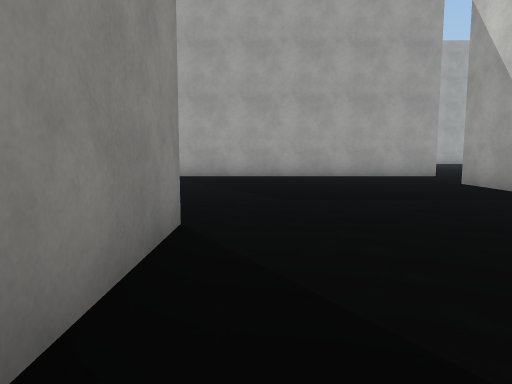
[1] (above)

24 first-person views from a walk through a Unity game level. The camera is 1.3 m above the floor, tilts 6° down and sees 70° across. The floor is counted in squares, 2 m on a side. Each view is taken from the middle of a square. On the plan, view 1 faces up. The plan holds only what a view shows up to about 11 squares ahead; the rest is blank. The place goes on beyond the plan. Surface patterns are stand-ins for the level's own textures.

[2]
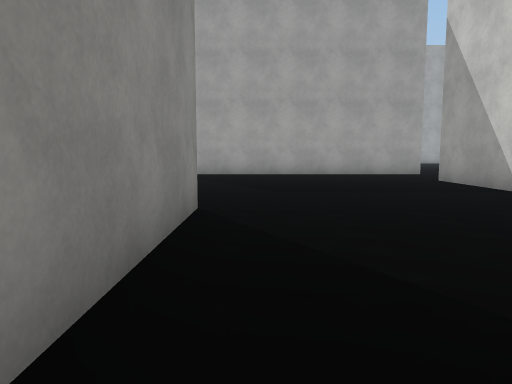

[3]
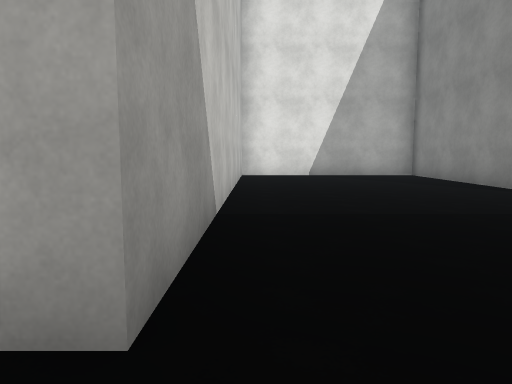

[4]
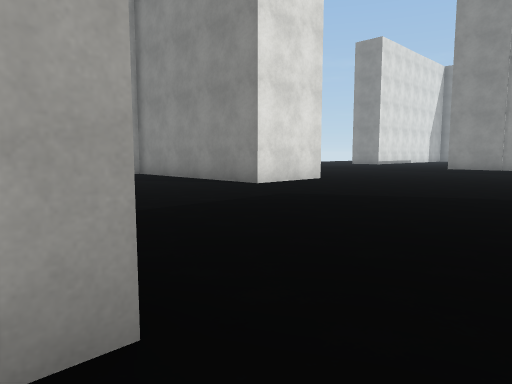

[5]
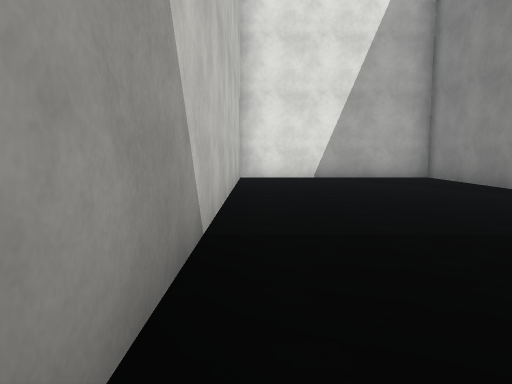

[6]
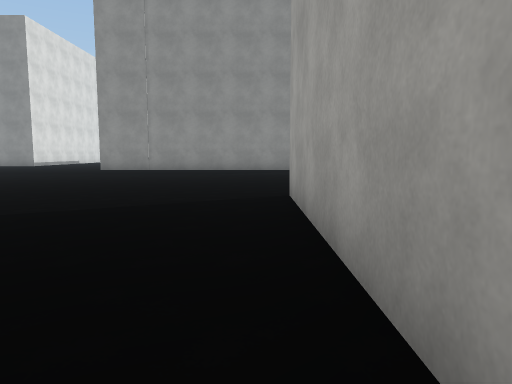

[7]
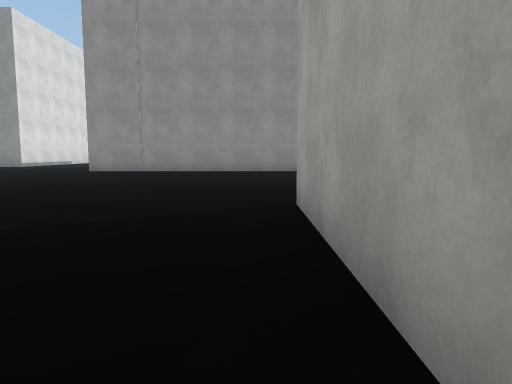

[8]
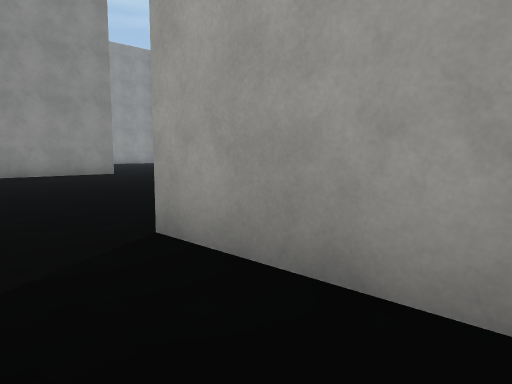

[9]
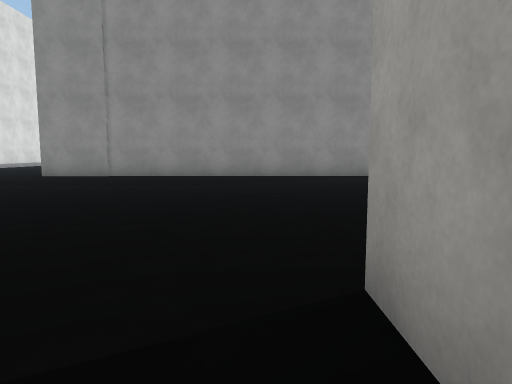

[10]
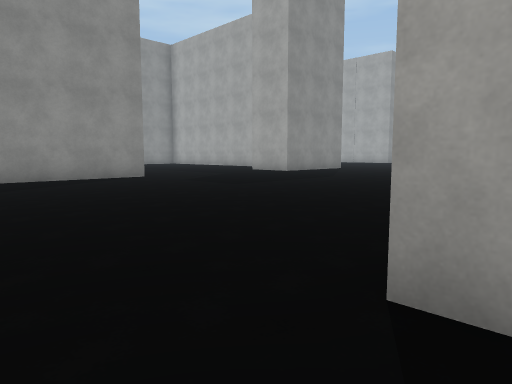

[11]
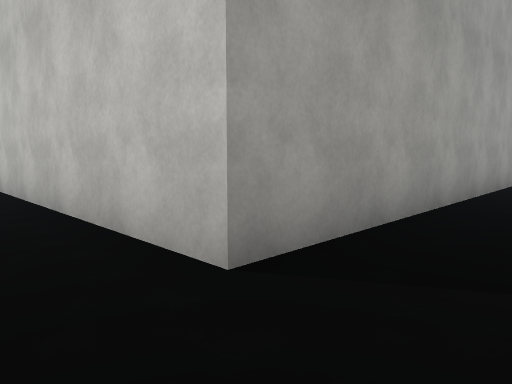

[12]
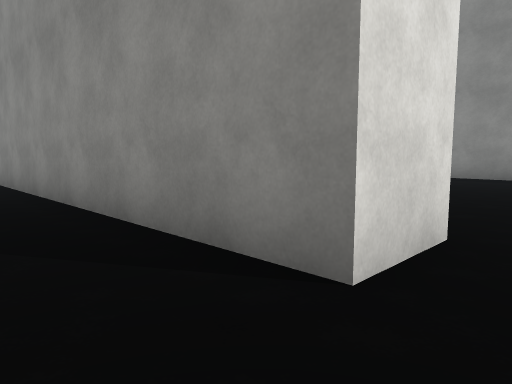

[13]
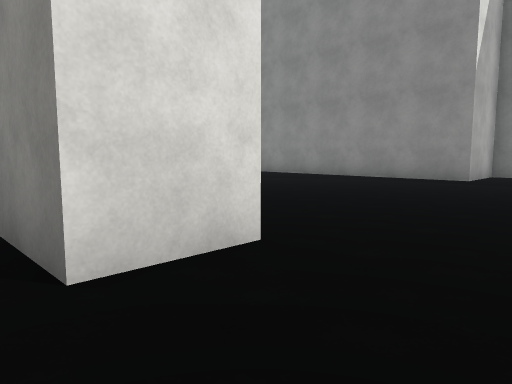

[14]
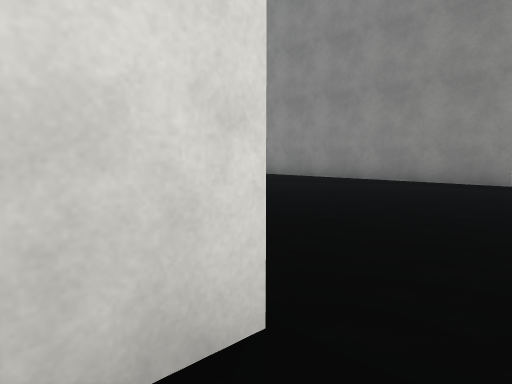

[15]
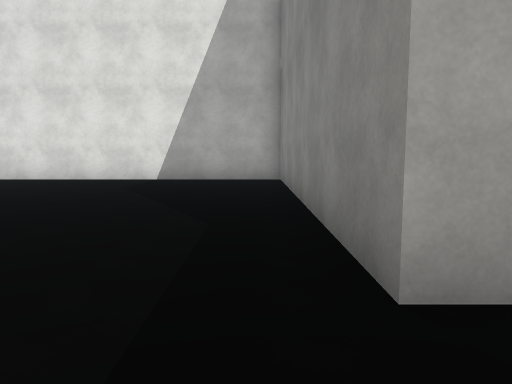

[16]
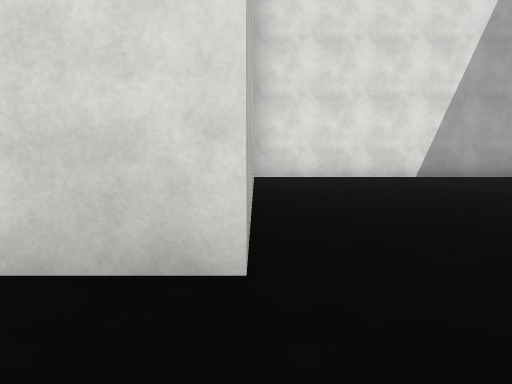

[17]
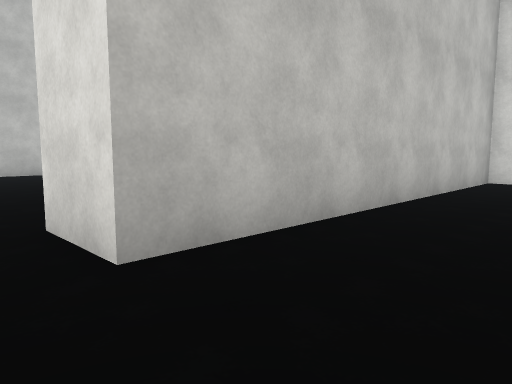

[18]
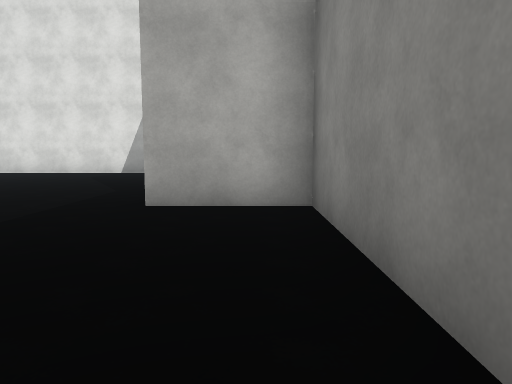

[19]
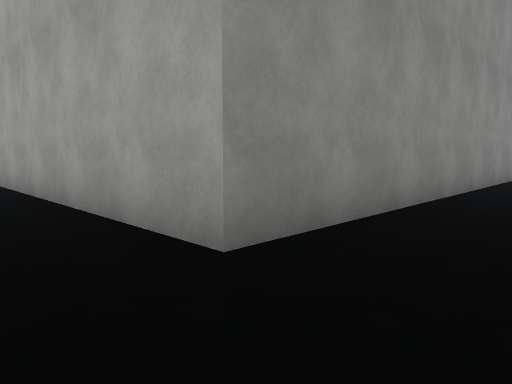

[20]
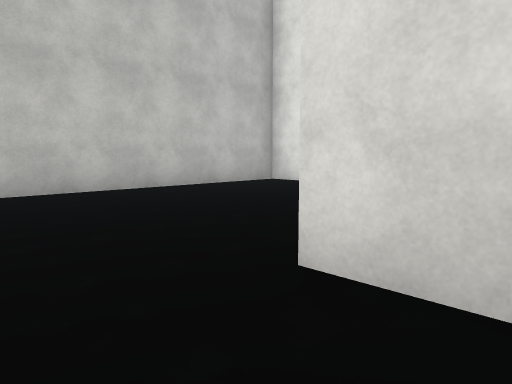

[21]
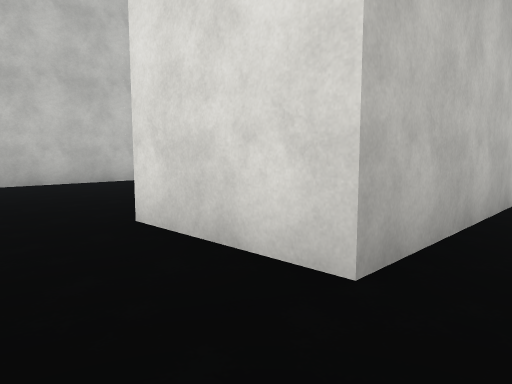

[22]
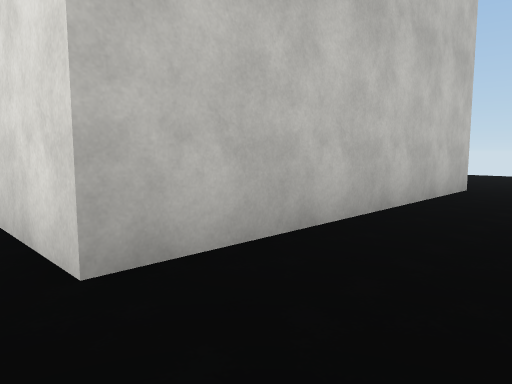

[23]
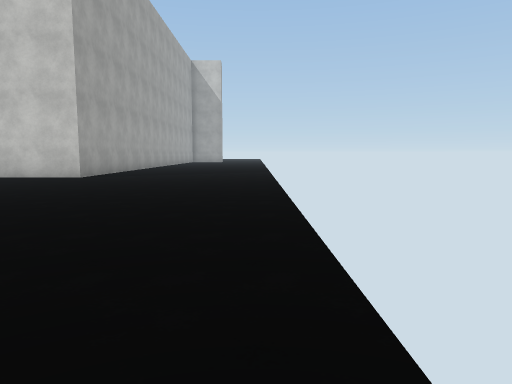

[24]
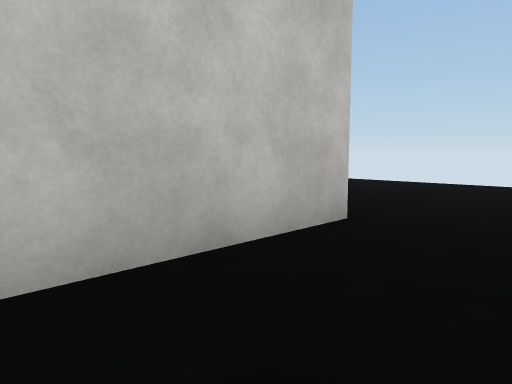

### Floor plan
Points are (right, up) in squares from view 1. A wall is a line through its corners. A room is listed if a view was taken in it or the views show most of it. See-through windows are left out.
Room 1 (views 1, 2, 3, 5, 6, 7, 8, 9, 10, 11, 12, 13, 14, 15, 16, 17, 18, 20, 21, 22, 23, 24)
walls: (-1.9, -3.2) (-3.1, -3.2) (-3.1, 3.4) (-0.7, 3.4) (-0.7, -2) (4.4, -2) (4.4, 7.9); (5.2, 10.5) (-2.7, 10.5) (-2.7, 16.4); (-22.7, 17.1) (-22.7, 13.5) (-20.6, 13.5) (-20.6, 5.8) (-13, 5.8) (-13, 14.1) (-11.6, 14.1) (-11.6, 3.8)
ways out: opening at (4, 9) to room 2
Room 2 (views 4, 19)
walls: (4.4, 7.9) (4.9, 7.9); (5.2, 18.5) (5.2, 10.5)
ways out: opening at (4, 9) to room 1

Positions as (right, up) in squares from view 1, and headings:
1: (0, 0), facing up
2: (0, -1), facing up
3: (4, 9), facing down
4: (5, 9), facing down-left
5: (4, 8), facing down
6: (3, 10), facing left
7: (2, 10), facing left
8: (0, 9), facing up-left
9: (-1, 10), facing left
10: (-2, 9), facing up-left
11: (-4, 9), facing up-right
12: (-10, 15), facing down-left
13: (-11, 16), facing down-left
14: (-12, 15), facing down-left
15: (-20, 15), facing down
16: (-13, 16), facing down
17: (-15, 15), facing down-right
18: (-22, 18), facing down
19: (7, 9), facing up-left
20: (-2, 5), facing down-right
21: (-4, 5), facing down-right
22: (-5, 4), facing down-right
23: (-13, -8), facing right
24: (-5, 0), facing down-right
